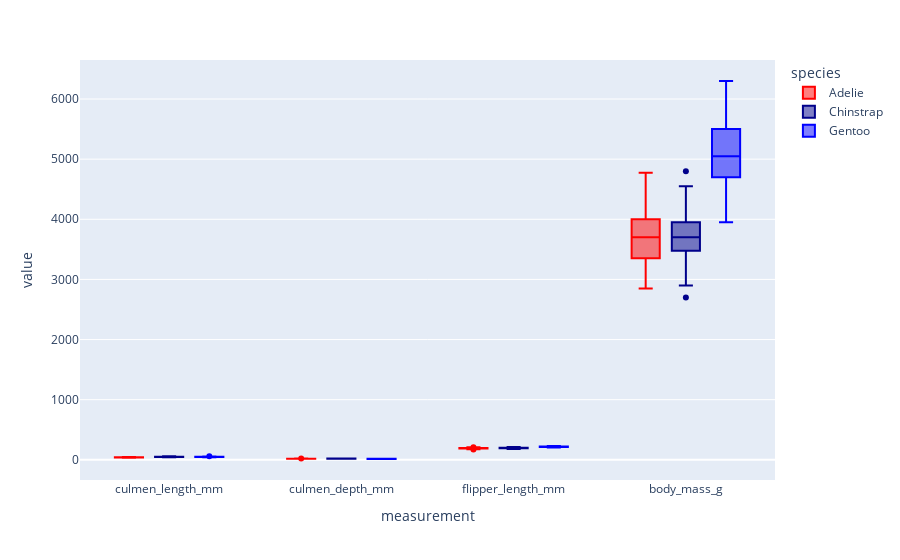

This figure's notebook cell:
### Code cell
df_long = df.melt(id_vars=['species'],
                  value_vars=num_features,
                  var_name='measurement')

color_discrete_map = {
    "Adelie": 'red',
    "Chinstrap": 'darkblue',
    "Gentoo": 'blue'
}

fig = px.box(df_long,
             x='measurement',
             y='value',
             color='species',
             color_discrete_map=color_discrete_map)

fig.show()

### Figure 1 — Plotly figure (JSON) as saved in the notebook; plotly's stock layout.template omitted (floating-point values rounded to 4 significant figures; data arrays with more than 128 entries replaced by an {"elided": "..."} marker saying what was removed)
{"data": [{"alignmentgroup": "True", "hovertemplate": "species=Adelie<br>measurement=%{x}<br>value=%{y}<extra></extra>", "legendgroup": "Adelie", "marker": {"color": "red"}, "name": "Adelie", "notched": false, "offsetgroup": "Adelie", "orientation": "v", "showlegend": true, "type": "box", "x": {"elided": "584 str values"}, "x0": " ", "xaxis": "x", "y": {"elided": "584 float values"}, "y0": " ", "yaxis": "y"}, {"alignmentgroup": "True", "hovertemplate": "species=Chinstrap<br>measurement=%{x}<br>value=%{y}<extra></extra>", "legendgroup": "Chinstrap", "marker": {"color": "darkblue"}, "name": "Chinstrap", "notched": false, "offsetgroup": "Chinstrap", "orientation": "v", "showlegend": true, "type": "box", "x": {"elided": "272 str values"}, "x0": " ", "xaxis": "x", "y": {"elided": "272 float values"}, "y0": " ", "yaxis": "y"}, {"alignmentgroup": "True", "hovertemplate": "species=Gentoo<br>measurement=%{x}<br>value=%{y}<extra></extra>", "legendgroup": "Gentoo", "marker": {"color": "blue"}, "name": "Gentoo", "notched": false, "offsetgroup": "Gentoo", "orientation": "v", "showlegend": true, "type": "box", "x": {"elided": "480 str values"}, "x0": " ", "xaxis": "x", "y": {"elided": "480 float values"}, "y0": " ", "yaxis": "y"}], "layout": {"boxmode": "group", "legend": {"title": {"text": "species"}, "tracegroupgap": 0}, "margin": {"t": 60}, "xaxis": {"anchor": "y", "domain": [0, 1], "title": {"text": "measurement"}}, "yaxis": {"anchor": "x", "domain": [0, 1], "title": {"text": "value"}}}}
